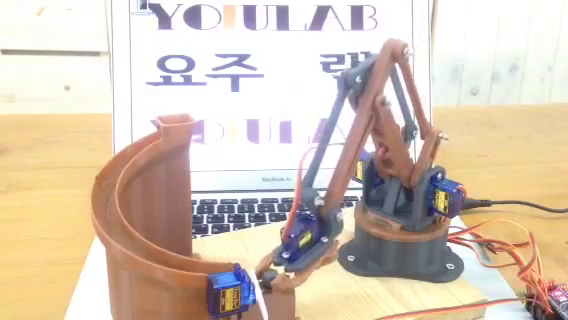
#> input picture frame 77 of datas/videos/Armbot.mp4, 568 x 320 px, given in place of roadway_1.mp4, which was not available
$ python ReadFromImage_Videos_Webcam.py
#> lines starting #> are read from the running program, lines starting #| are printed output that depends on the picture
######################## READ IMAGE ############################
#from cv2 import cv2 as cv
# import cv2 as cv
# # LOAD AN IMAGE USING 'IMREAD'
# img = cv.imread("datas/images/lena.png")
# # DISPLAY
# cv.imshow("Lena Soderberg",img)
# cv.waitKey(0)

######################### READ VIDEO #############################
from cv2 import cv2 as cv
frameWidth = 320
frameHeight = 240
cap = cv.VideoCapture("datas/videos/roadway_1.mp4")
while True:
    success, img = cap.read()
#> img is the input picture: shape (320, 568, 3); mean B, G, R 182.2, 198.3, 214
    img = cv.resize(img, (frameWidth, frameHeight))
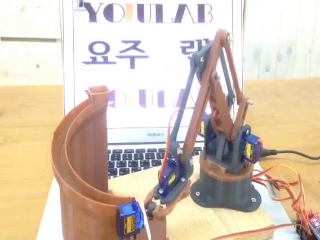
#> img: shape (240, 320, 3); mean B, G, R 182.2, 198.3, 213.9
    #frameWidth = frameWidth + 20
    #frameHeight = frameHeight + 20
    cv.imshow("Result", img)
    if cv.waitKey(30) == ord('q'):
#> (key q is pressed here)
        break
cap.release()

# [24 lines of commented-out code are left out]

$ run again, starting later in the video
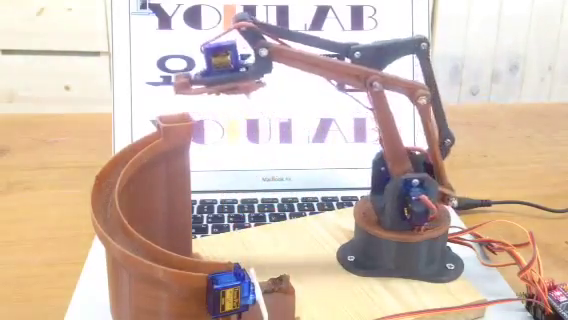
#> input picture frame 348 of datas/videos/Armbot.mp4, 568 x 320 px, given in place of roadway_1.mp4, which was not available
#> img is the input picture: shape (320, 568, 3); mean B, G, R 176.3, 189.3, 208.9
#> `img = cv.resize(img, (frameWidth, frameHeight))`:
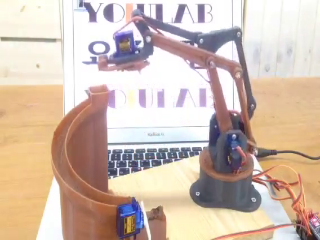
#> img: shape (240, 320, 3); mean B, G, R 176.2, 189.2, 208.8

$ run again, starting later in the video
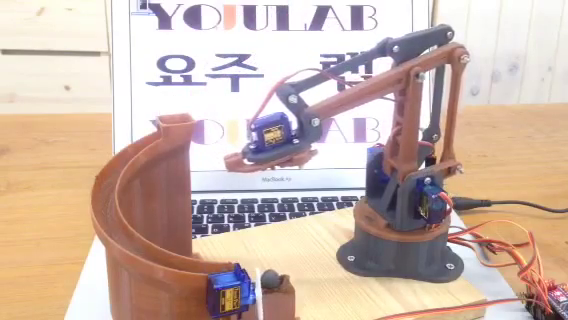
#> input picture frame 620 of datas/videos/Armbot.mp4, 568 x 320 px, given in place of roadway_1.mp4, which was not available
#> img is the input picture: shape (320, 568, 3); mean B, G, R 171.7, 183.2, 204.9
#> `img = cv.resize(img, (frameWidth, frameHeight))`:
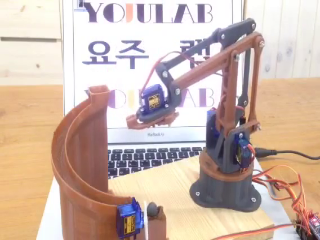
#> img: shape (240, 320, 3); mean B, G, R 171.7, 183.1, 204.9
